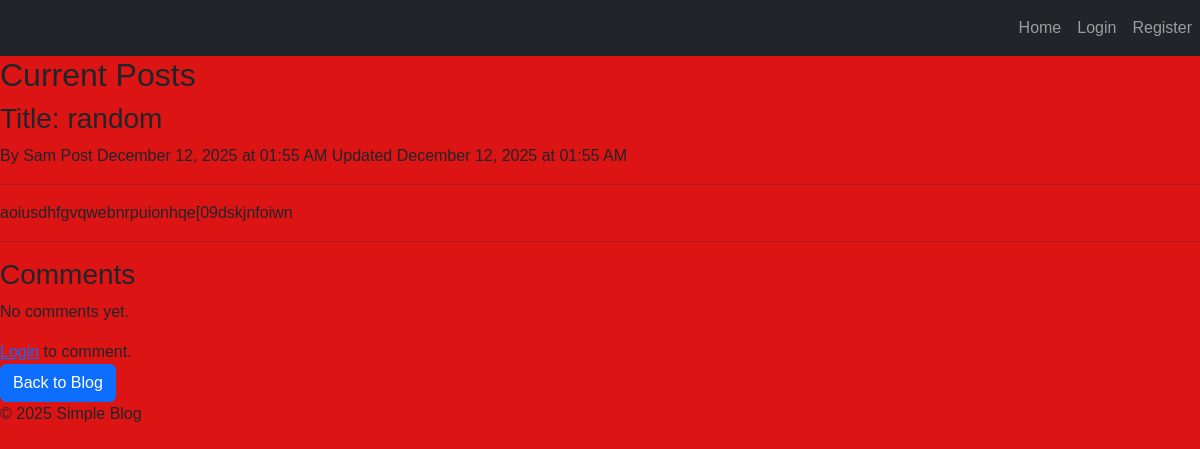
/post/1, run on the app's committed database.
### app.py (models this page shows, shortened)
class Post(db.Model):
    id = db.Column(db.Integer, primary_key=True)
    title = db.Column(db.String(200), nullable=False)
    content = db.Column(db.Text, nullable=False)
    created_at = db.Column(db.DateTime, default=datetime.utcnow)
    updated_at = db.Column(db.DateTime, default=datetime.utcnow, onupdate=datetime.utcnow)
    user_id = db.Column(db.Integer, db.ForeignKey('user.id'), nullable=False)
    comments = db.relationship(
        'Comment', backref='post', lazy=True, cascade='all, delete-orphan', order_by='Comment.created_at.asc()'
    )

class User(UserMixin, db.Model):
    id = db.Column(db.Integer, primary_key=True)
    username = db.Column(db.String(80), unique=True, nullable=False)
    posts = db.relationship('Post', backref='author', lazy=True, cascade='all, delete-orphan')
    created_at = db.Column(db.DateTime, default=datetime.utcnow)
    password_hash = db.Column(db.String(200), nullable=False)

### app.py (the view)
@app.route('/post/<int:post_id>')
def view_post(post_id):
    post = Post.query.get_or_404(post_id)
    form = CommentForm()
    return render_template('view_post.html', post=post, form=form)

### templates/view_post.html (shortened to what this page needs)
{% extends "base.html" %}
    {% block content %}
    <h2>Current Posts</h2>
        <div>
            <h3>Title: {{ post.title }}</h3>
            <p>
                By {{ post.author.username }}
                    Post {{ post.created_at.strftime('%B %d, %Y at %I:%M %p') }}
                {% if post.updated_at != post.created_at %}
                        Updated {{ post.updated_at.strftime('%B %d, %Y at %I:%M %p') }}
                {% endif %}
            </p>
            <hr>
            <div class="content">
                {{ post.content|replace('\n', '<br>')|safe }}
                <br>
            </div>
        </div>
        <hr>
        <div>
            <h3>Comments</h3>
            {% if post.comments %}
                {% for c in post.comments %}
                    <div>
                        <strong>{{ c.author.username }}</strong>
                        <small>{{ c.created_at.strftime('%B %d, %Y at %I:%M %p') }}</small>
                        <p>{{ c.content | replace('\n', '<br>') | safe }}</p>
                    </div>
                {% endfor %}
            {% else %}
                <p>No comments yet.</p>
            {% endif %}
        </div>
        {% if current_user.is_authenticated and current_user != post.author %}
        <div>
            <h4>Add a comment</h4>
            <form method="POST" action="{{ url_for('add_comment', post_id=post.id) }}">
                {{ form.hidden_tag() }}
                <div>
                    {{ form.content.label }}
                    {{ form.content(rows=3) }}
                    {% for error in form.content.errors %}
                        <div><span>{{ error }}</span></div>
                    {% endfor %}
                </div>
                <div>
                    {{ form.submit() }}
                </div>
            </form>
        </div>
        {% elif not current_user.is_authenticated %}
            <a href="{{ url_for('login') }}">Login</a> to comment.
        {% endif %}
        <div>
        <a href="{{ url_for('index') }}"><button type="button" class="btn btn-primary">Back to Blog</button></a>
        </div>
    {% endblock %}

### static/style.css (style rules this page uses)
body { font-family: Arial, sans-serif; background-color: #dd1414; margin: 0; padding: 0; }

### data on the page
Post: title "random", created_at "December 12, 2025 at 01:55 AM", updated_at "December 12, 2025 at 01:55 AM", content "aoiusdhfgvqwebnrpuionhqe[09dskjnfoiwn"
User: author.username "Sam"
